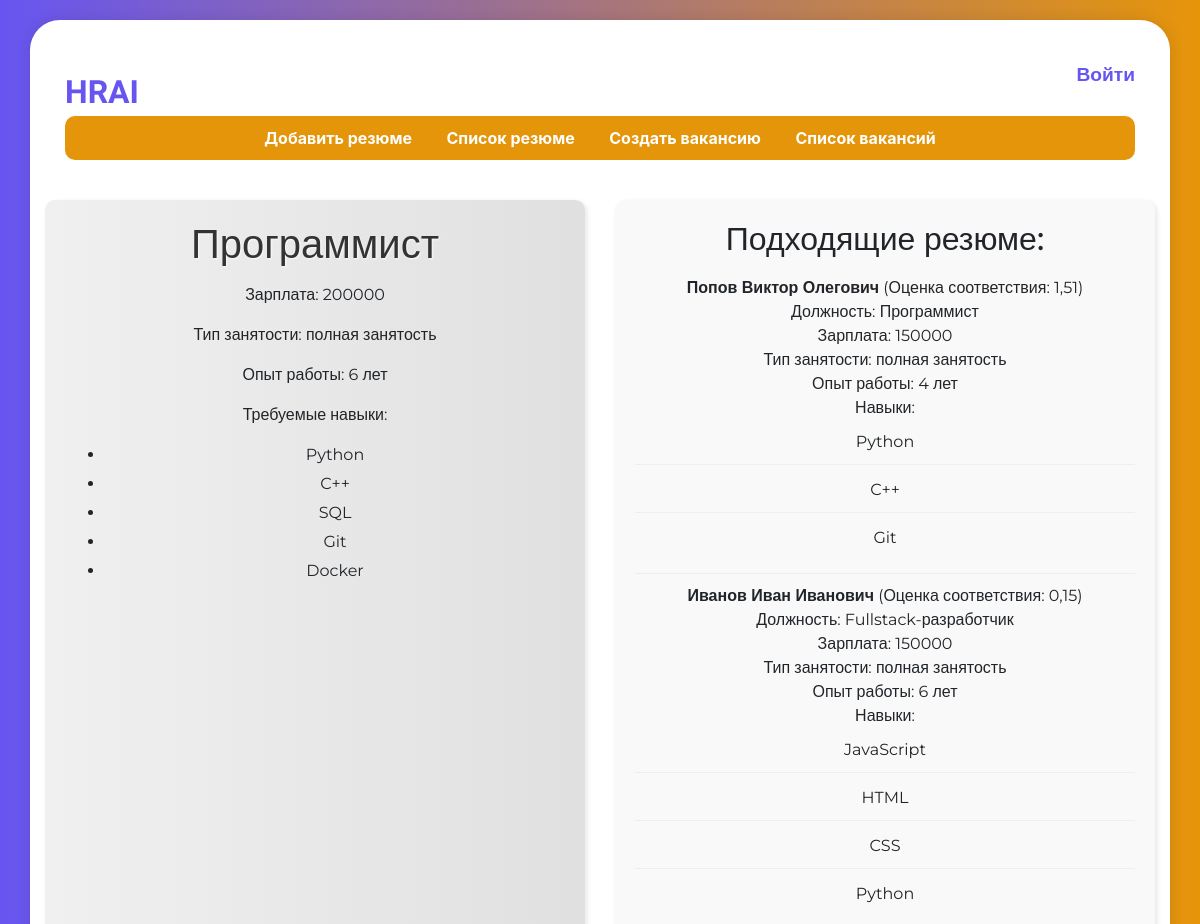
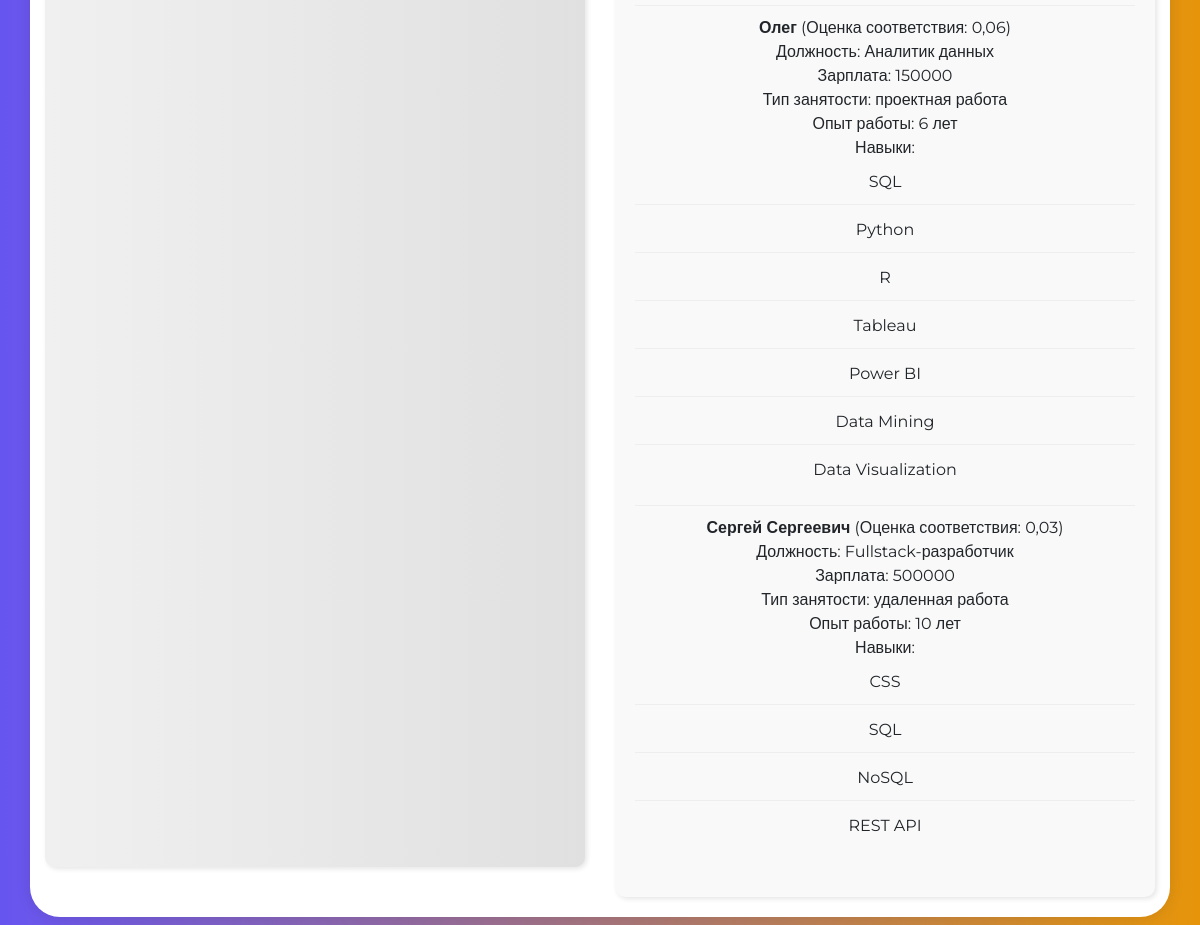
/list_vacancy/current_vacancy/3/, run on the app's committed database (2 pictures, top to bottom).
### main/models.py (models this page shows, shortened)
class Vacancy(models.Model):
    job_titles = [
        ["Программист", "Программист"],
        ["Менеджер проекта", "Менеджер проекта"],
        ["Инженер-программист", "Инженер-программист"],
        ["Дизайнер UX/UI", "Дизайнер UX/UI"],
        ["Data Scientist", "Data Scientist"],
        ["Аналитик данных", "Аналитик данных"],
        ["Тестировщик ПО", "Тестировщик ПО"],
        ["DevOps-инженер", "DevOps-инженер"],
        ["Frontend-разработчик", "Frontend-разработчик"],
        ["Backend-разработчик", "Backend-разработчик"],
        ["Fullstack-разработчик", "Fullstack-разработчик"],
        ["Системный администратор", "Системный администратор"],
        ["Специалист по кибербезопасности", "Специалист по кибербезопасности"],
        ["Менеджер по продажам", "Менеджер по продажам"],
        ["Маркетолог", "Маркетолог"],
        ["Бухгалтер", "Бухгалтер"],
        ["Юрист", "Юрист"],
        ["HR-менеджер", "HR-менеджер"],
        ["Руководитель проекта", "Руководитель проекта"],
        ["Архитектор ПО", "Архитектор ПО"]
    ]
    position = models.CharField(max_length=255, choices=job_titles, verbose_name='Должность')
    salary = models.IntegerField(verbose_name='Зарплата', null=True, blank=True)
    EMPLOYMENT_TYPE_CHOICES = [
        ('удаленная работа', 'Удаленная работа'),
        ('полная занятость', 'Полная занятость'),
        ('частичная занятость', 'Частичная занятость'),
        ('проектная работа', 'Проектная работа'),
    ]
    employment_type = models.CharField(max_length=100, choices=EMPLOYMENT_TYPE_CHOICES, verbose_name='Тип занятости')
    work_experience = models.IntegerField(verbose_name='Опыт работы', null=True, blank=True)

class VacancySkill(models.Model):
    vacancy = models.ForeignKey(Vacancy, on_delete=models.CASCADE, related_name='skills')
    skill = models.ForeignKey(Skill, on_delete=models.CASCADE)
    class Meta:
        unique_together = ('vacancy', 'skill')  # Запрещает дубликаты навыков для одного резюме

class Skill(models.Model):
    name = models.CharField(max_length=255, verbose_name='Навык')

class Resume(models.Model):
    job_titles = [
        ["Программист", "Программист"],
        ["Менеджер проекта", "Менеджер проекта"],
        ["Инженер-программист", "Инженер-программист"],
        ["Дизайнер UX/UI", "Дизайнер UX/UI"],
        ["Data Scientist", "Data Scientist"],
        ["Аналитик данных", "Аналитик данных"],
        ["Тестировщик ПО", "Тестировщик ПО"],
        ["DevOps-инженер", "DevOps-инженер"],
        ["Frontend-разработчик", "Frontend-разработчик"],
        ["Backend-разработчик", "Backend-разработчик"],
        ["Fullstack-разработчик", "Fullstack-разработчик"],
        ["Системный администратор", "Системный администратор"],
        ["Специалист по кибербезопасности", "Специалист по кибербезопасности"],
        ["Менеджер по продажам", "Менеджер по продажам"],
        ["Маркетолог", "Маркетолог"],
        ["Бухгалтер", "Бухгалтер"],
        ["Юрист", "Юрист"],
        ["HR-менеджер", "HR-менеджер"],
        ["Руководитель проекта", "Руководитель проекта"],
        ["Архитектор ПО", "Архитектор ПО"]
    ]
    full_name = models.CharField(max_length=255, verbose_name='ФИО')
    position = models.CharField(max_length=255, choices=job_titles, verbose_name='Должность')
    salary = models.IntegerField(verbose_name='Зарплата', null=True, blank=True)
    EMPLOYMENT_TYPE_CHOICES = [
        ('удаленная работа', 'Удаленная работа'),
        ('полная занятость', 'Полная занятость'),
        ('частичная занятость', 'Частичная занятость'),
        ('проектная работа', 'Проектная работа'),
    ]
    employment_type = models.CharField(max_length=100, choices=EMPLOYMENT_TYPE_CHOICES, verbose_name='Тип занятости')
    work_experience = models.IntegerField(verbose_name='Опыт работы', null=True, blank=True)

class ResumeSkill(models.Model):
    resume = models.ForeignKey(Resume, on_delete=models.CASCADE, related_name='skills')
    skill = models.ForeignKey(Skill, on_delete=models.CASCADE)
    class Meta:
        unique_together = ('resume', 'skill')  # Запрещает дубликаты навыков для одного резюме

### main/views.py (the view)
# urls.py: path('list_vacancy/current_vacancy/<int:vacancy_id>/', views.current_vacancy, name='current_vacancy'),
def current_vacancy(request, vacancy_id):
    vacancy = get_object_or_404(Vacancy, pk=vacancy_id)
    resumes = Resume.objects.all()
    matched_resumes = []
    for resume in resumes:
        score = calculate_match_score(vacancy, resume)
        if (score != 0):
            matched_resumes.append((resume, score))
    matched_resumes.sort(key=lambda x: x[1], reverse=True)
    return render(request, 'main/current_vacancy.html', {
        'vacancy': vacancy,
        'matched_resumes': matched_resumes,
    })

### main/templates/main/current_vacancy.html (shortened to what this page needs)
{% extends 'main/base.html' %}
{% load static %}
{% block header-content %}
<nav>
    <div class="dropdown">
        <a href="{% url 'create_resume' %}" id="create-resume-link">Добавить резюме</a>
        <a href="{% url 'list_resume' %}" id="list-resume-link">Список резюме</a>
        <a href="{% url 'create_vacancy' %}" id="create-vacancy-link">Создать вакансию</a>
        <a href="{% url 'list_vacancy' %}" id="list-vacancy-link">Список вакансий</a>
    </div>
</nav>
{% endblock %}
{% block main_content %}
    <div class="vacancy-container">
        <div class="vacancy-details">
            <h1>{{ vacancy.position }}</h1>
            <p>Зарплата: {{ vacancy.salary }}</p>
            <p>Тип занятости: {{ vacancy.employment_type }}</p>
            <p>Опыт работы: {{ vacancy.work_experience }} лет</p>
            <p>Требуемые навыки:
                <ul class="skills-list">
                    {% for skill in vacancy.skills.all %}
                        <li>{{ skill.skill.name }}</li>
                    {% endfor %}
                </ul>
            </p>
        </div>
        <div class="resumes-list">
            <h2>Подходящие резюме:</h2>
            {% if matched_resumes %}
                <ul>
                    {% for resume, score in matched_resumes %}
                        <li>
                            <strong>{{ resume.full_name }}</strong> (Оценка соответствия: {{ score|floatformat:2 }})<br>
                            Должность: {{ resume.position }}<br>
                            Зарплата: {{ resume.salary }}<br>
                            Тип занятости: {{ resume.employment_type }}<br>
                            Опыт работы: {{ resume.work_experience }} лет<br>
                            Навыки:
                            <ul class="resume-skills-list">
                                {% for skill in resume.skills.all %}
                                    <li>{{ skill.skill.name }}</li>
                                {% endfor %}
                            </ul>
                        </li>
                    {% endfor %}
                </ul>
            {% else %}
                <p>К сожалению, подходящих резюме не найдено.</p>
            {% endif %}
        </div>
    </div>
{% endblock %}

### main/static/main/css/styles.css (style rules this page uses)
body { font-family: 'Montserrat', sans-serif; margin: 0; min-height: 100vh; background: repeating-linear-gradient(to right, #6755f1, #e6950a); display: flex; justify-content: center; align-items: flex-start; }
h1 { color: #6755F1; }
nav { display: flex; justify-content: center; width: 100%; background-color: #E5950A; padding: 10px 0; box-sizing: border-box; border-radius: 10px; text-align: center; }
.dropdown { position: relative; display: inline-block; }
.dropdown a { text-decoration: none; color: white; font-weight: bold; padding: 8px 15px; border-radius: 5px; background-color: #E5950A; cursor: pointer; }
h2 { font-size: 1.5em; margin-bottom: 10px; font-weight: bold; }
li:last-child { border-bottom: none; }
li strong { font-weight: bold; }
li ul { padding-left: 20px; list-style: disc; }
.vacancy-details { background: linear-gradient(to right, #f0f0f0, #e0e0e0); padding: 30px; border-radius: 20px; box-shadow: 4px 4px 10px rgba(0, 0, 0, 0.2); margin-bottom: 30px; }
.vacancy-details h1 { color: #333; margin-bottom: 15px; text-shadow: 1px 1px 2px rgba(255, 255, 255, 0.8); }
.vacancy-container { display: flex; justify-content: space-between; gap: 30px; margin-top: 20px; }
.vacancy-details, .resumes-list { flex: 1; padding: 20px; border-radius: 10px; box-shadow: 2px 2px 5px rgba(0, 0, 0, 0.1); background-color: #f9f9f9; }
.resumes-list ul { list-style: none; padding: 0; }
.resumes-list li { border-bottom: 1px solid #eee; padding: 10px 0; }
.resumes-list li:last-child { border-bottom: none; }
.skills-list li { margin-bottom: 5px; }
.resume-skills-list { list-style: none; padding-left: 20px; }
.resume-skills-list li { margin-bottom: 3px; }

### data on the page
Vacancy: position "Программист", salary "200000", employment_type "полная занятость", work_experience "6"
VacancySkill: skill.name "Python"
VacancySkill: skill.name "C++"
VacancySkill: skill.name "SQL"
VacancySkill: skill.name "Git"
VacancySkill: skill.name "Docker"
Resume: full_name "Попов Виктор Олегович", score "1,51", position "Программист", salary "150000", employment_type "полная занятость", work_experience "4"
ResumeSkill: skill.name "Python"
ResumeSkill: skill.name "C++"
ResumeSkill: skill.name "Git"
Resume: full_name "Иванов Иван Иванович", score "0,15", position "Fullstack-разработчик", salary "150000", employment_type "полная занятость", work_experience "6"
ResumeSkill: skill.name "JavaScript"
ResumeSkill: skill.name "HTML"
ResumeSkill: skill.name "CSS"
ResumeSkill: skill.name "Python"
Resume: full_name "Олег", score "0,06", position "Аналитик данных", salary "150000", employment_type "проектная работа", work_experience "6"
ResumeSkill: skill.name "SQL"
ResumeSkill: skill.name "Python"
ResumeSkill: skill.name "R"
ResumeSkill: skill.name "Tableau"
ResumeSkill: skill.name "Power BI"
ResumeSkill: skill.name "Data Mining"
ResumeSkill: skill.name "Data Visualization"
Resume: full_name "Сергей Сергеевич", score "0,03", position "Fullstack-разработчик", salary "500000", employment_type "удаленная работа", work_experience "10"
ResumeSkill: skill.name "CSS"
ResumeSkill: skill.name "SQL"
ResumeSkill: skill.name "NoSQL"
ResumeSkill: skill.name "REST API"
